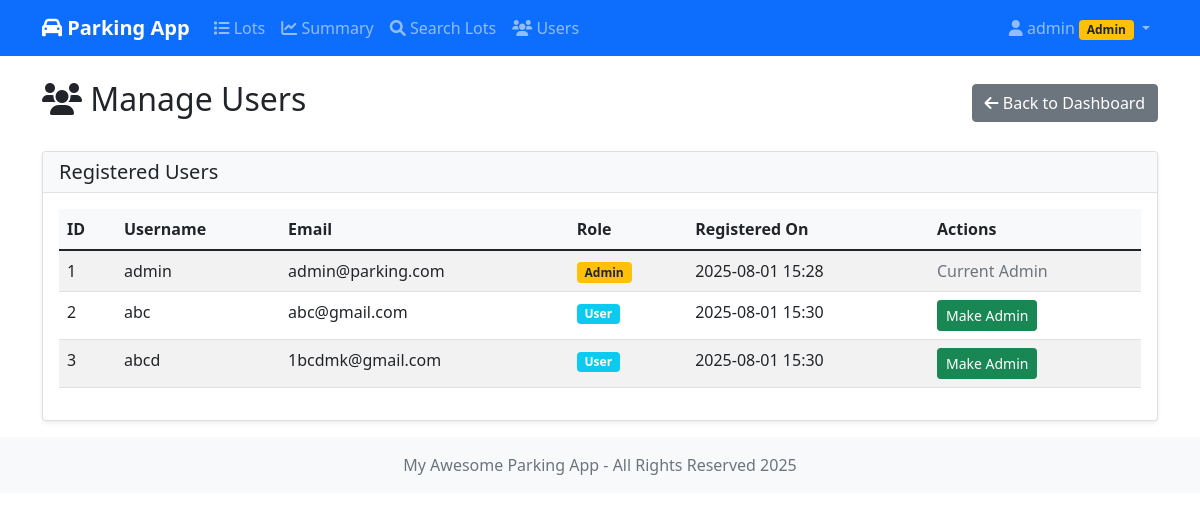
Page /admin/users (signed in) on the committed database.
### tables this page shows
CREATE TABLE users (
            id INTEGER PRIMARY KEY AUTOINCREMENT,
            username TEXT UNIQUE NOT NULL,
            password_hash TEXT NOT NULL,
            email TEXT UNIQUE NOT NULL,
            role TEXT NOT NULL DEFAULT 'user',
            created_at TIMESTAMP DEFAULT CURRENT_TIMESTAMP
        );

### controllers/admin_controller.py (the view)
    def decorated_function(*args, **kwargs):
        if not current_user.is_authenticated or current_user.role != 'admin':
            flash('Access denied!', 'error')
            return redirect(url_for('user.dashboard'))
        return f(*args, **kwargs)

### app.py (called while the page is built)
@login_manager.user_loader
def load_user(user_id):
    return User.get_by_id(user_id)

### controllers/admin_controller.py (called while the page is built)
def admin_required(f):
    def decorated_function(*args, **kwargs):
        if not current_user.is_authenticated or current_user.role != 'admin':
            flash('Access denied!', 'error')
            return redirect(url_for('user.dashboard'))
        return f(*args, **kwargs)
    decorated_function.__name__ = f.__name__
    return decorated_function

@admin_bp.route('/users')
@login_required
@admin_required
def view_users():
    users = User.get_all_users()
    return render_template('admin_users.html', users=users)

### models/database.py (called while the page is built)
def get_db_connection():
    conn = sqlite3.connect(DATABASE)
    conn.row_factory = sqlite3.Row
    return conn

### models/user.py (called while the page is built)
    @staticmethod
    def get_by_id(user_id):
        conn = get_db_connection()
        user_data = conn.execute('SELECT * FROM users WHERE id = ?', (user_id,)).fetchone()
        conn.close()
        if user_data:
            created_at = user_data['created_at']
            if isinstance(created_at, str):
                created_at = datetime.strptime(created_at, '%Y-%m-%d %H:%M:%S')
            return User(user_data['id'], user_data['username'], user_data['email'], user_data['role'], created_at)
        return None

    @staticmethod
    def get_all_users():
        conn = get_db_connection()
        users_data = conn.execute('SELECT * FROM users').fetchall()
        conn.close()
        users = []
        for user_data in users_data:
            created_at = user_data['created_at']
            if isinstance(created_at, str):
                created_at = datetime.strptime(created_at, '%Y-%m-%d %H:%M:%S')
            users.append(User(user_data['id'], user_data['username'], user_data['email'], user_data['role'], created_at))
        return users

### templates/admin_users.html (shortened to what this page needs)
{% extends "base.html" %}
{% block content %}
<div class="d-flex justify-content-between align-items-center mb-4">
    <h2><i class="fas fa-users"></i> Manage Users</h2>
    <a href="{{ url_for('admin.dashboard') }}" class="btn btn-secondary">
        <i class="fas fa-arrow-left"></i> Back to Dashboard
    </a>
</div>
<div class="card">
    <div class="card-header">
        <h5 class="mb-0">Registered Users</h5>
    </div>
    <div class="card-body">
        {% if users %}
            <div class="table-responsive">
                <table class="table table-striped table-hover">
                    <thead>
                        <tr>
                            <th>ID</th>
                            <th>Username</th>
                            <th>Email</th>
                            <th>Role</th>
                            <th>Registered On</th>
                            <th>Actions</th>
                        </tr>
                    </thead>
                    <tbody>
                        {% for user in users %}
                        <tr>
                            <td>{{ user.id }}</td>
                            <td>{{ user.username }}</td>
                            <td>{{ user.email }}</td>
                            <td><span class="badge {% if user.role == 'admin' %}bg-warning text-dark{% else %}bg-info{% endif %}">{{ user.role.capitalize() }}</span></td>
                            <td>{{ user.created_at.strftime('%Y-%m-%d %H:%M') }}</td>
                            <td>
                                {% if user.id != current_user.id %}
                                    <form action="{{ url_for('admin.update_user_role', user_id=user.id) }}" method="POST" class="d-inline">
                                        {% if user.role == 'user' %}
                                            <button type="submit" class="btn btn-sm btn-success"
                                                    onclick="return confirm('Are you sure you want to make {{ user.username }} an admin?')">
                                                Make Admin
                                            </button>
                                        {% else %}
                                            <input type="hidden" name="role" value="user">
                                            <button type="submit" class="btn btn-sm btn-danger"
                                                    onclick="return confirm('Are you sure you want to demote {{ user.username }} to a regular user?')">
                                                Demote to User
                                            </button>
                                        {% endif %}
                                    </form>
                                {% else %}
                                    <span class="text-muted">Current Admin</span>
                                {% endif %}
                            </td>
                        </tr>
                        {% endfor %}
                    </tbody>
                </table>
            </div>
        {% else %}
            <div class="text-center py-4">
                <i class="fas fa-user-slash fa-3x text-muted mb-3"></i>
                <h5>No users registered yet.</h5>
                <p class="text-muted">New users will appear here after registration.</p>
            </div>
        {% endif %}
    </div>
</div>
{% endblock %}

### templates/base.html (shortened to what this page needs)
<!DOCTYPE html>
<html lang="en">
<head>
    <link href="https://cdn.jsdelivr.net/npm/bootstrap@5.1.3/dist/css/bootstrap.min.css" rel="stylesheet">
    <link href="https://cdnjs.cloudflare.com/ajax/libs/font-awesome/6.0.0/css/all.min.css" rel="stylesheet">
    <link href="{{ url_for('static', filename='css/style.css') }}" rel="stylesheet">
</head>
<body>
    <nav class="navbar navbar-expand-lg navbar-dark bg-primary">
        <div class="container">
            <a class="navbar-brand" href="{{ url_for('index') }}">
                <i class="fas fa-car"></i> Parking App
            </a>
            <div class="collapse navbar-collapse" id="navbarNav">
                <ul class="navbar-nav me-auto">
                    {% if current_user.is_authenticated %}
                        {% if current_user.role == 'admin' %}
                            <li class="nav-item">
                                <a class="nav-link" href="{{ url_for('admin.dashboard') }}">
                                    <i class="fas fa-list"></i> Lots
                                </a>
                            </li>
                            <li class="nav-item">
                                <a class="nav-link" href="{{ url_for('admin.summary') }}">
                                    <i class="fas fa-chart-line"></i> Summary
                                </a>
                            </li>
                            <li class="nav-item">
                                <a class="nav-link" href="{{ url_for('admin.search_lots') }}">
                                    <i class="fas fa-search"></i> Search Lots
                                </a>
                            </li>
                            <li class="nav-item">
                                <a class="nav-link" href="{{ url_for('admin.view_users') }}">
                                    <i class="fas fa-users"></i> Users
                                </a>
                            </li>
                        {% else %}
                            <li class="nav-item">
                                <a class="nav-link" href="{{ url_for('user.dashboard') }}">
                                    <i class="fas fa-tachometer-alt"></i> Dashboard
                                </a>
                            </li>
                        {% endif %}
                    {% endif %}
                </ul>
                <ul class="navbar-nav">
                    {% if current_user.is_authenticated %}
                        <li class="nav-item dropdown">
                            <a class="nav-link dropdown-toggle" href="#" id="navbarDropdown" role="button" data-bs-toggle="dropdown">
                                <i class="fas fa-user"></i> {{ current_user.username }}
                                {% if current_user.role == 'admin' %}
                                    <span class="badge bg-warning text-dark">Admin</span>
                                {% endif %}
                            </a>
                        </li>
                    {% endif %}
                </ul>
            </div>
        </div>
    </nav>
    <main class="container mt-4">
        {% block content %}{% endblock %}
    </main>
    <footer class="footer mt-auto py-3 bg-light">
        <div class="container text-center">
            <span class="text-muted">My Awesome Parking App - All Rights Reserved 2025</span>
        </div>
    </footer>
</body>
</html>

### static/css/style.css (style rules this page uses)
.navbar-brand { font-weight: bold; }
.card { box-shadow: 0 0.125rem 0.25rem rgba(0, 0, 0, 0.075); border: 1px solid rgba(0, 0, 0, 0.125); margin-bottom: 1rem; }
.footer { background-color: #f8f9fa; margin-top: 50px; }
.table th { background-color: #f8f9fa; font-weight: 600; }
.card-header { background-color: #f8f9fa; border-bottom: 1px solid #dee2e6; font-weight: 600; }

### rows in the picture
users: username "admin", id "1", email "admin@parking.com", role "Admin", created_at "2025-08-01 15:28", shows "Current Admin"
users: id "2", username "abc", email "abc@gmail.com", role "User", created_at "2025-08-01 15:30"
users: id "3", username "abcd", email "1bcdmk@gmail.com", role "User", created_at "2025-08-01 15:30"
